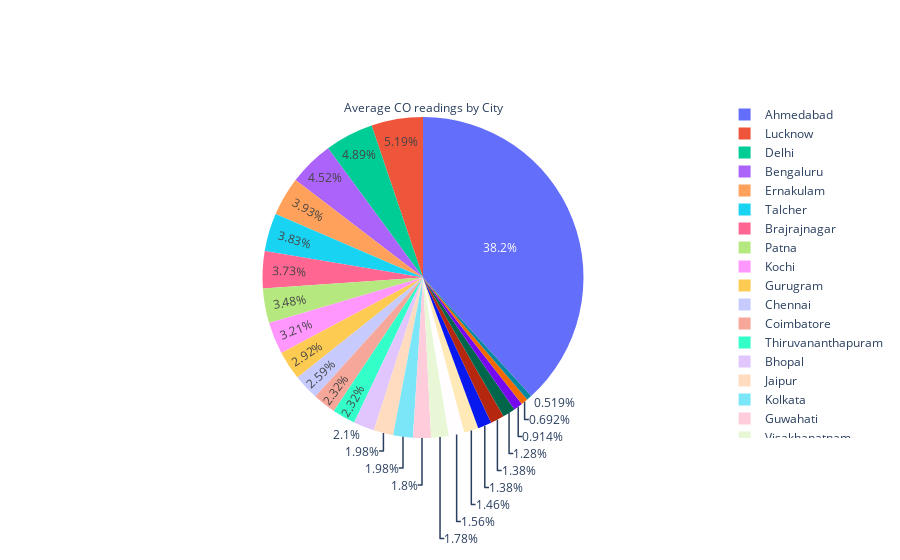

This figure's notebook cell:
### Code cell
# avg readings for CO across all cities (pie chart)
trace7=go.Pie(labels=avg_readings['City'], values=avg_readings['CO'].round(2),
             title='Average CO readings by City')
fig=go.Figure(trace7)
fig.show()

### Figure 1 — Plotly figure (JSON) as saved in the notebook; plotly's stock layout.template omitted (floating-point values rounded to 4 significant figures)
{"data": [{"labels": ["Ahmedabad", "Aizawl", "Amaravati", "Amritsar", "Bengaluru", "Bhopal", "Brajrajnagar", "Chandigarh", "Chennai", "Coimbatore", "Delhi", "Ernakulam", "Gurugram", "Guwahati", "Hyderabad", "Jaipur", "Jorapokhar", "Kochi", "Kolkata", "Lucknow", "Mumbai", "Patna", "Shillong", "Talcher", "Thiruvananthapuram", "Visakhapatnam"], "title": {"text": "Average CO readings by City"}, "type": "pie", "values": [15.47, 0.28, 0.56, 0.52, 1.83, 0.85, 1.51, 0.63, 1.05, 0.94, 1.98, 1.59, 1.18, 0.73, 0.59, 0.8, 0.37, 1.3, 0.8, 2.1, 0.56, 1.41, 0.21, 1.55, 0.94, 0.72]}], "layout": {}}
